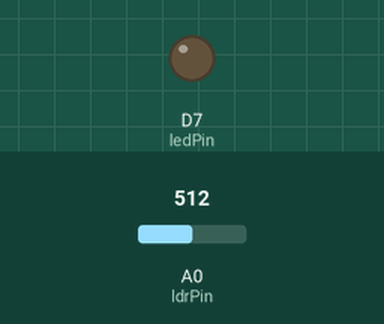
The sketch below on a simulated ESP8266 (NodeMCU). Parts: output pins drawn as LEDs (lit = HIGH). The test bench sets the inputs (shaded band); at power-on: A0 (ldrPin) = 512. WiFi joins after 1.5 s; servers stay silent unless stated; no MQTT or app messages arrive unless stated; what the sketch prints to the serial monitor is not drawn.

Above: at 0.1 s.
At 1.6 s:
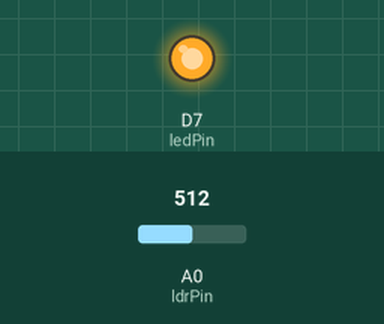
Timing chart, 0 to 3.1 s (numbered marks = the images above):
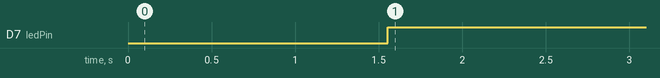

The sketch:

genu.ino
```cpp
#include <ESP8266WiFi.h>
#include <PubSubClient.h>

//  THINGSBOARD
#define TOKEN "aUC70DN4wd3Li1WUUwFs"
#define THINGSBOARD_SERVER "thingsboard.cloud"
#define THINGSBOARD_PORT 1883

// WIFI
const char* ssid = "OLP";
const char* password = "oteitzaLP";

// PINAK
const int ldrPin = A0;
const int ledPin = D7;

// ALDAGAIAK
int ldrValue = 0;

int thresholdOn  = 1000;
int thresholdOff = 1010;

bool ledState = false;

//
WiFiClient espClient;
PubSubClient client(espClient);

// WIFI KONEXIOA
void conectarWiFi() {

  Serial.print("WIFI-ra konektatzen");

  WiFi.begin(ssid, password);

  while (WiFi.status() != WL_CONNECTED) {
    delay(500);
    Serial.print(".");
  }

  Serial.println("Konektatuta");
}

// THINGSBOARD KONEXIOA
void reconnect() {

  while (!client.connected()) {

    Serial.print("Thingsboarden konektatzen...");

    if (client.connect("NodeMCU", TOKEN, NULL)) {
      Serial.println("Konektatuta");
    }
    else {
      Serial.print("Errorea ");
      Serial.println(client.state());
      delay(2000);
    }
  }
}

void setup() {

  pinMode(ledPin, OUTPUT);
  Serial.begin(115200);

  conectarWiFi();

  client.setServer(THINGSBOARD_SERVER, THINGSBOARD_PORT);
}

void loop() {

  if (!client.connected()) {
    reconnect();
  }

  client.loop();

  // LDR IRAKURRI
  ldrValue = analogRead(ldrPin);

  // PIZTU LED
  if (ldrValue < thresholdOn) {
    ledState = true;
  }

  // ITZALI LED
  if (ldrValue > thresholdOff) {
    ledState = false;
  }

  digitalWrite(ledPin, ledState);

  // JSON SORTU
  String payload = "{";
  payload += "\"LDR\":";
  payload += ldrValue;
  payload += ",";
  payload += "\"LED\":";
  payload += ledState;
  payload += "}";

  // THINGSBOARD-era BIDALI
  client.publish("v1/devices/me/telemetry", payload.c_str());

  Serial.println(payload);

 delay(200);
}
```

Measured:
- by itself, D7 (ledPin): LOW → HIGH at 1.6 s
